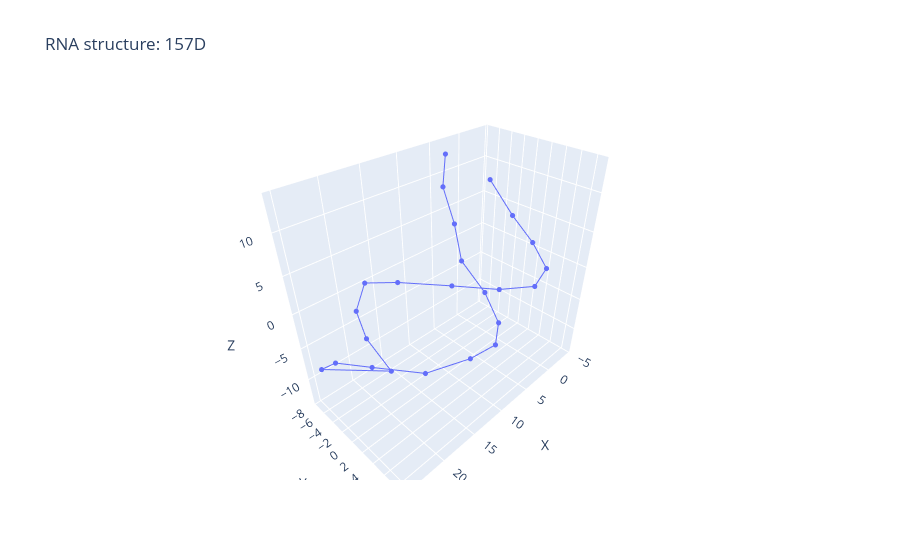

Notebook cell for this chart:
### Code cell
# plotting some target examples
unique_ids = train_labels["split_ID"].unique()
for target_id in unique_ids[:1]:
    # target_id = train_labels["ID"].iloc[i].split("_")[0]
    sub = train_labels[train_labels["ID"].str.startswith(target_id)]

    x = sub["x_1"].values
    y = sub["y_1"].values
    z = sub["z_1"].values


    fig = go.Figure(
        data=[go.Scatter3d(
            x=x, y=y, z=z,
            mode="lines+markers",
            marker=dict(size=3),
            line=dict(width=2)
        )]
    )

    fig.update_layout(
        title=f"RNA structure: {target_id}",
        scene=dict(
            xaxis_title="X",
            yaxis_title="Y",
            zaxis_title="Z"
        )
    )

    fig.show()

### Figure 1 — Plotly figure (JSON) as saved in the notebook; plotly's stock layout.template omitted (floating-point values rounded to 4 significant figures)
{"data": [{"line": {"width": 2}, "marker": {"size": 3}, "mode": "lines+markers", "type": "scatter3d", "x": [4.843, 3.385, 2.158, 2.669, 3.509, 6.073, 10.13, 15.51, 20.43, 23.51, 24.89, 24.77, 15.84, 17.36, 18.73, 18.28, 17.5, 14.6, 10.35, 5.239, 0.264, -2.812, -4.295, -3.856], "y": [-5.64, -7.613, -6.751, -4.843, 0.239, 4.823, 7.706, 8.745, 7.281, 2.728, -2.164, -6.252, -5.023, -7.644, -6.831, -4.892, 0.114, 5.117, 7.817, 8.78, 6.941, 2.524, -2.136, -6.003], "z": [13.27, 8.267, 2.949, -1.773, -4.045, -5.035, -4.251, -2.055, -1.699, -1.918, -3.731, -7.684, -13.45, -8.377, -2.674, 2.119, 4.236, 4.837, 3.622, 1.974, 1.248, 1.834, 3.543, 7.628]}], "layout": {"scene": {"xaxis": {"title": {"text": "X"}}, "yaxis": {"title": {"text": "Y"}}, "zaxis": {"title": {"text": "Z"}}}, "title": {"text": "RNA structure: 157D"}}}
